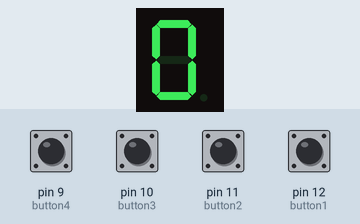
This sketch was run on a simulated Arduino Uno, built with avr-gcc and run on an emulated ATmega328P. On the bench: 1-digit seven-segment display. Wiring (inferred from the names in the program): 1-digit 7-segment display, segments lit when LOW: segments pin 2, pin 3, pin 4, pin 5, pin 6, pin 7, pin 8. Inputs (shaded band) come from the test bench; at power-on: pin 9 (button4), pin 10 (button3), pin 11 (button2), pin 12 (button1) LOW. The segment pins are drawn as the display they are named for.

Above: at 1.2 s.
1.3 s: pin 9 (button4) pulled HIGH for 0.15 s
At 1.37 s:
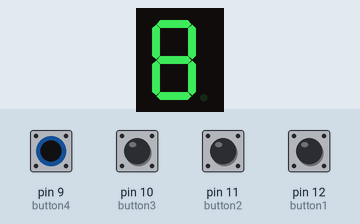
2.9 s: pin 10 (button3) pulled HIGH for 0.15 s
At 2.97 s:
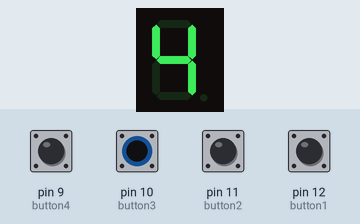
4.5 s: pin 11 (button2) pulled HIGH for 0.15 s
At 4.57 s:
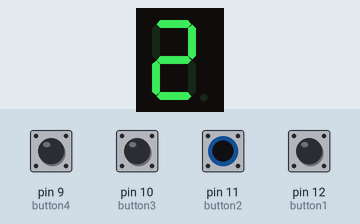
6.1 s: pin 12 (button1) pulled HIGH for 0.15 s
At 6.17 s:
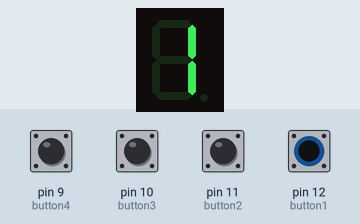
7.7 s: pin 9 (button4) driven HIGH and pin 10 (button3) driven HIGH
At 8.0 s:
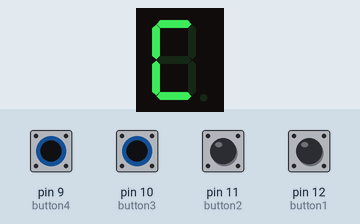
9.2 s: pin 11 (button2) pulled HIGH for 1 s
At 10.0 s:
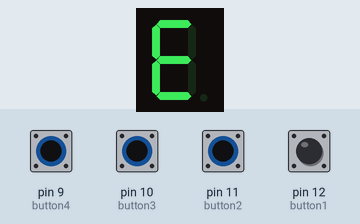
Timing chart, 0 to 12.2 s (numbered marks = the images above; inputs shaded):
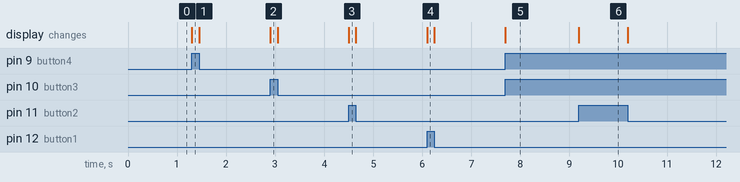

The sketch:

Seven_Segment_Display.ino
```cpp
// 4-Bit Input to Hexadecimal 7-Segment Display
// Inputs: D12, D11, D10, D9
// Outputs: D2 through D8
// Display: Common Anode / Active-Low

// Pushbutton / switch input pins
const int button1 = 12;   // Binary value 1
const int button2 = 11;   // Binary value 2
const int button3 = 10;   // Binary value 4
const int button4 = 9;    // Binary value 8

// 7-segment output pins
const int segA = 2;
const int segB = 3;
const int segC = 4;
const int segD = 5;
const int segE = 6;
const int segF = 7;
const int segG = 8;

void setup()
{
    // Configure the four switches as digital inputs.
    pinMode(button1, INPUT);
    pinMode(button2, INPUT);
    pinMode(button3, INPUT);
    pinMode(button4, INPUT);

    // Configure segments A-G as digital outputs.
    pinMode(segA, OUTPUT);
    pinMode(segB, OUTPUT);
    pinMode(segC, OUTPUT);
    pinMode(segD, OUTPUT);
    pinMode(segE, OUTPUT);
    pinMode(segF, OUTPUT);
    pinMode(segG, OUTPUT);
}

void loop()
{
    // Begin with a value of zero.
    int number = 0;

    // Each active-high switch adds its binary place value.
    if (digitalRead(button1) == HIGH)
        number = number + 1;

    if (digitalRead(button2) == HIGH)
        number = number + 2;

    if (digitalRead(button3) == HIGH)
        number = number + 4;

    if (digitalRead(button4) == HIGH)
        number = number + 8;

    // Display the resulting value from 0 through F.
    displayHex(number);
}

// Select the correct segment pattern for values 0 through 15.
// Because the display is active-low, LOW turns a segment ON.
void displayHex(int number)
{
    switch (number)
    {
        case 0:  setSegments(LOW,  LOW,  LOW,  LOW,  LOW,  LOW,  HIGH); break;
        case 1:  setSegments(HIGH, LOW,  LOW,  HIGH, HIGH, HIGH, HIGH); break;
        case 2:  setSegments(LOW,  LOW,  HIGH, LOW,  LOW,  HIGH, LOW);  break;
        case 3:  setSegments(LOW,  LOW,  LOW,  LOW,  HIGH, HIGH, LOW);  break;
        case 4:  setSegments(HIGH, LOW,  LOW,  HIGH, HIGH, LOW,  LOW);  break;
        case 5:  setSegments(LOW,  HIGH, LOW,  LOW,  HIGH, LOW,  LOW);  break;
        case 6:  setSegments(LOW,  HIGH, LOW,  LOW,  LOW,  LOW,  LOW);  break;
        case 7:  setSegments(LOW,  LOW,  LOW,  HIGH, HIGH, HIGH, HIGH); break;
        case 8:  setSegments(LOW,  LOW,  LOW,  LOW,  LOW,  LOW,  LOW);  break;
        case 9:  setSegments(LOW,  LOW,  LOW,  LOW,  HIGH, LOW,  LOW);  break;
        case 10: setSegments(LOW,  LOW,  LOW,  HIGH, LOW,  LOW,  LOW);  break; // A
        case 11: setSegments(HIGH, HIGH, LOW,  LOW,  LOW,  LOW,  LOW);  break; // b
        case 12: setSegments(LOW,  HIGH, HIGH, LOW,  LOW,  LOW,  HIGH); break; // C
        case 13: setSegments(HIGH, LOW,  LOW,  LOW,  LOW,  HIGH, LOW);  break; // d
        case 14: setSegments(LOW,  HIGH, HIGH, LOW,  LOW,  LOW,  LOW);  break; // E
        case 15: setSegments(LOW,  HIGH, HIGH, HIGH, LOW,  LOW,  LOW);  break; // F
    }
}

// Write the desired state to all seven segments.
// Parameter order: A, B, C, D, E, F, G.
void setSegments(int A, int B, int C, int D, int E, int F, int G)
{
    digitalWrite(segA, A);
    digitalWrite(segB, B);
    digitalWrite(segC, C);
    digitalWrite(segD, D);
    digitalWrite(segE, E);
    digitalWrite(segF, F);
    digitalWrite(segG, G);
}
```

Measured:
- after the input at 1.3 s, the display: changes at once (image 1)
- after the input at 2.9 s, the display: changes at once (image 2)
- after the input at 4.5 s, the display: changes at once (image 3)
- after the input at 6.1 s, the display: changes at once (image 4)
- after the input at 7.7 s, the display: changes at once (image 5)
- after the input at 9.2 s, the display: changes at once (image 6)
